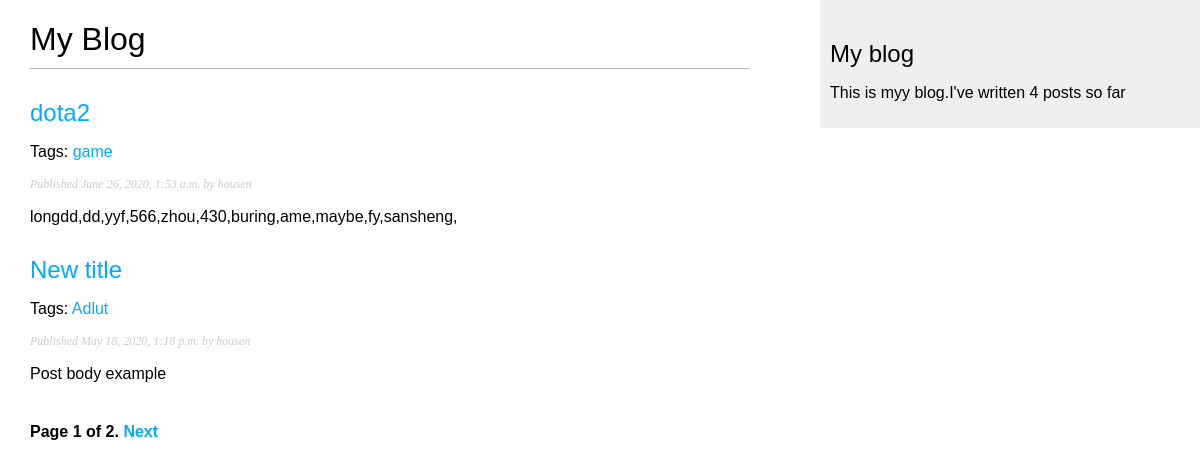
Screenshot of /blog/ with the database file from the repository.
### blog/models.py (models this page shows, shortened)
class Post(models.Model):
    STATUS_CHOICES = (('draft','Draft'),('published','Published'))
    title =  models.CharField(max_length =250)
    slug = models.SlugField(max_length=250,unique_for_date = 'publish')
    author = models.ForeignKey(User,on_delete=models.CASCADE,related_name='blog_posts')
    body = models.TextField()
    publish = models.DateTimeField(default=timezone.now)
    created = models.DateTimeField(auto_now_add= True)
    updated = models.DateTimeField(auto_now = True)
    status = models.CharField(max_length=10,choices=STATUS_CHOICES,default='draft')
    objects=models.Manager()
    published=PublishedManager()
    tags = TaggableManager()
    def get_absolute_url(self):
        return reverse('blog:post_detail',
                        args=[self.publish.year,
                              self.publish.month,
                              self.publish.day,
                              self.slug])
    class Meta:
        ordering = ('-publish',)

### blog/views.py (the view)
# urls.py: path('',views.post_list,name='post_list'),
def post_list(request,tag_slug=None):
    object_list = Post.published.all()
    tag=None
    if tag_slug:
        tag = get_object_or_404(Tag,slug=tag_slug)
        object_list = object_list.filter(tags__in=[tag])
    paginator = Paginator(object_list,2)
    page = request.GET.get('page')
    try:
        posts = paginator.page(page)
    except PageNotAnInteger:
        posts = paginator.page(1)
    except EmptyPage:
        posts = paginator.page(paginator.num_pages)
    return render(request,'blog/post/list.html',{'page':page,'posts':posts,'tag':tag})

### blog/models.py (called while the page is built)
    def get_queryset(self):
        return super(PublishedManager,self).get_queryset().filter(status='published')

### blog/templatetags/blog_tags.py (called while the page is built)
@register.simple_tag
def total_posts():
    return Post.published.count()

### blog/templates/blog/post/list.html (shortened to what this page needs)
{% extends "blog/base.html" %}
{% block content %}
<h1>My Blog</h1>
{% for post in posts %}
<h2>
    <a href="{{ post.get_absolute_url }}">
        {{ post.title }}
    </a>
</h2>
<p class = 'tag'>
    Tags:
    {% for tag in post.tags.all %}
        <a href="{% url "blog:post_list_by_tag" tag_slug=tag.slug %}">{{ tag.name }}</a>
    {% endfor %}
</p>
<p class="date">
    Published {{ post.publish }} by {{post.author}}
</p>
    {{ post.body|truncatewords:30|linebreaks }}
    {% endfor %}
{% include 'pagination.html' with page=posts %}
{% endblock %}

### blog/templates/blog/base.html (shortened to what this page needs)
{% load blog_tags %}
{% load static %}
<!DOCTYPE html>
<html lang="en">
<head>
    <link rel="stylesheet" href="{% static 'css/blog.css' %}">
</head>
<body>
<div id="content">
    {% block content %}
    {% endblock %}
</div>
<div id="sidebar">
    <h2>My blog</h2>
    <p>This is myy blog.I've written {% total_posts %} posts so far</p>
</div>
</body>
</html>

### blog/templates/pagination.html (shortened to what this page needs)
<div class="pagination">
    <span class="step-links">
    <span class="current">
        Page {{ page.number }} of {{page.paginator.num_pages }}.
    </span>
        {% if page.has_next %}
        <a href="?page={{ page.next_page_number }}">Next</a>
        {% endif %}
    </span>
</div>

### blog/static/css/blog.css (style rules this page uses)
body { margin:0; padding:0; font-family:helvetica, sans-serif; }
a { color:#00abff; text-decoration:none; }
h1 { font-weight:normal; border-bottom:1px solid #bbb; padding:0 0 10px 0; }
h2 { font-weight:normal; margin:30px 0 0; }
#content { float:left; width:60%; padding:0 0 0 30px; }
#sidebar { float:right; width:30%; padding:10px; background:#efefef; height:100%; }
p.date { color:#ccc; font-family: georgia, serif; font-size: 12px; font-style: italic; }
.pagination { margin:40px 0; font-weight:bold; }

### rows the page displays
Post: title "dota2", publish "June 26, 2020, 1:53 a.m.", author "housen", body "longdd,dd,yyf,566,zhou,430,buring,ame,maybe,fy,sansheng,"
Tag: name "game"
Post: title "New title", publish "May 18, 2020, 1:18 p.m.", author "housen", body "Post body example"
Tag: name "Adlut"

### other values shown
{{ page.number }} "1"
{{ page.paginator.num_pages }} "2"
